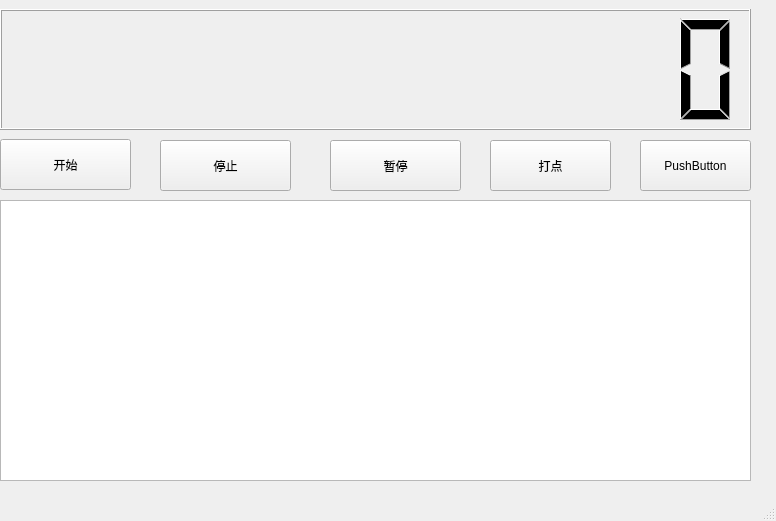
<?xml version="1.0" encoding="UTF-8"?>
<ui version="4.0">
 <class>clock</class>
 <widget class="QMainWindow" name="clock">
  <property name="geometry">
   <rect>
    <x>0</x>
    <y>0</y>
    <width>776</width>
    <height>521</height>
   </rect>
  </property>
  <property name="windowTitle">
   <string>MainWindow</string>
  </property>
  <widget class="QWidget" name="centralwidget">
   <widget class="QPushButton" name="btn_start">
    <property name="geometry">
     <rect>
      <x>0</x>
      <y>139</y>
      <width>131</width>
      <height>51</height>
     </rect>
    </property>
    <property name="text">
     <string>开始</string>
    </property>
   </widget>
   <widget class="QPushButton" name="btn_stop">
    <property name="geometry">
     <rect>
      <x>160</x>
      <y>140</y>
      <width>131</width>
      <height>51</height>
     </rect>
    </property>
    <property name="text">
     <string>停止</string>
    </property>
   </widget>
   <widget class="QLCDNumber" name="lcd_play">
    <property name="geometry">
     <rect>
      <x>0</x>
      <y>9</y>
      <width>751</width>
      <height>121</height>
     </rect>
    </property>
    <property name="digitCount">
     <number>12</number>
    </property>
   </widget>
   <widget class="QPushButton" name="btn_point">
    <property name="geometry">
     <rect>
      <x>490</x>
      <y>140</y>
      <width>121</width>
      <height>51</height>
     </rect>
    </property>
    <property name="text">
     <string>打点</string>
    </property>
   </widget>
   <widget class="QPushButton" name="btn_pause">
    <property name="geometry">
     <rect>
      <x>330</x>
      <y>140</y>
      <width>131</width>
      <height>51</height>
     </rect>
    </property>
    <property name="text">
     <string>暂停</string>
    </property>
   </widget>
   <widget class="QTextBrowser" name="tb_display">
    <property name="geometry">
     <rect>
      <x>0</x>
      <y>200</y>
      <width>751</width>
      <height>281</height>
     </rect>
    </property>
   </widget>
   <widget class="QPushButton" name="pushButton">
    <property name="geometry">
     <rect>
      <x>640</x>
      <y>140</y>
      <width>111</width>
      <height>51</height>
     </rect>
    </property>
    <property name="text">
     <string>PushButton</string>
    </property>
   </widget>
  </widget>
  <widget class="QMenuBar" name="menubar">
   <property name="geometry">
    <rect>
     <x>0</x>
     <y>0</y>
     <width>776</width>
     <height>21</height>
    </rect>
   </property>
  </widget>
  <widget class="QStatusBar" name="statusbar"/>
 </widget>
 <resources/>
 <connections/>
</ui>
